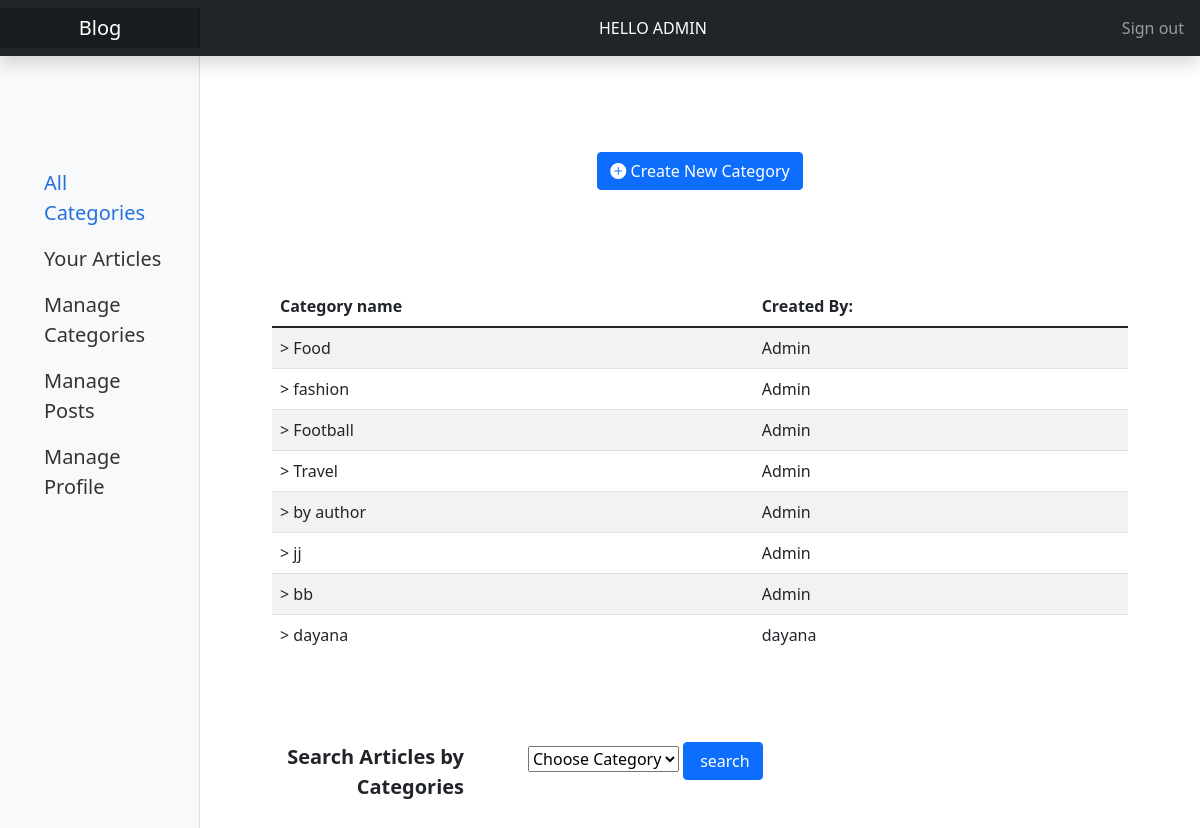
/?url=/pages/categories (signed in), run on the app's committed database.
### tables this page shows
CREATE TABLE `category` (
  `categoryID` int(11) NOT NULL,
  `userID` int(11) NOT NULL,
  `name` varchar(255) NOT NULL
);

CREATE TABLE `users` (
  `userID` int(11) NOT NULL,
  `username` varchar(255) NOT NULL,
  `email` varchar(255) NOT NULL,
  `type` varchar(255) NOT NULL,
  `password` varchar(255) NOT NULL
);

### controllers/Pages.php (called while the page is built, shortened)
<?php
class Pages extends Controller {
    public function categories() {
        $this->view('categories');
    }
}

### utility/core.php (called while the page is built, shortened)
<?php
  class Core {
    protected $currentMethod = 'index';
    public function __construct(){
      $url = $this->getUrl();
      if(file_exists('controllers/' . ucwords($url[0]). '.php')){
        unset($url[0]);
      }
      $this->currentController = new $this->currentController;
      if(isset($url[1])){
        if(method_exists($this->currentController, $url[1])){
          $this->currentMethod = $url[1];
          unset($url[1]);
        }
      }
      $this->params = $url ? array_values($url) : [];
      call_user_func_array([$this->currentController, $this->currentMethod], $this->params);
    }
    public function getUrl(){
      if(isset($_GET['url'])){
        $url = rtrim($_GET['url'], '/');
        $url = filter_var($url, FILTER_SANITIZE_URL);
        $url = array_values(array_filter(explode('/', $url), function ($str) {
          return !empty($str);
        }));
        return $url;
      }
    }
  }

### require.php (called while the page is built, shortened)
<?php
require_once './utility/core.php';
require_once('./controllers/get.php');
$init = new Core();

### index.php (called while the page is built)
<?php
    require_once 'require.php';

### controllers/get.php (called while the page is built, shortened)
<?php
function getCategory()
{
    $database = new Database();
    $db = $database->getConnection();
    $sql = "SELECT users.username, category.name, category.categoryID FROM users INNER JOIN category ON users.userID=category.userID";
    $result = $db->query($sql);
    while ($row = $result->fetchAll(PDO::FETCH_ASSOC)) {
        return $row;
    }
}

### views/categories.php (the view, shortened to what this page needs)
<!DOCTYPE html>
<html lang="en">
<head>
    <link rel="stylesheet" href="https://cdn.jsdelivr.net/npm/bootstrap-icons@1.8.1/font/bootstrap-icons.css">
    <link href="http://localhost:8012/blog/css/main.min.css?ts=<?= time() ?>" rel="stylesheet">
</head>
<body>
    <header class="navbar navbar-dark sticky-top bg-dark flex-md-nowrap p-0 shadow">
        <a class="navbar-brand col-12 col-md-3 col-lg-2 me-0 px-3 text-center" href="http://localhost:8012/blog">Blog</a>
        <?php if (isset($_SESSION['user']['type'])) { ?>
        <div class="navbar-nav">
            <div class="nav-item text-nowrap">
                <p class="fs-6 text-white pt-3 ps-2 ps-lg-0 text-uppercase">Hello <?php echo $_SESSION['user']['username']?></p>
            </div>
        </div><?php } ?>
        <div class="navbar-nav">
            <div class="nav-item text-nowrap">
                <a class="nav-link px-3" href="http://localhost:8012/blog/?url=/users/logout">Sign out</a>
            </div>
        </div>
    </header>
    <div class="container-fluid">
        <div class="row">
            <nav id="sidebarMenu" class="col-md-3 col-lg-2 d-md-block bg-light sidebar collapse">
                <div class="position-sticky pt-3">
                    <ul class="nav flex-column fs-5 pt-lg-5 my-5 ps-lg-3">
                        <li class="nav-item">
                            <a class="nav-link active" aria-current="page" href="http://localhost:8012/blog/?url=/pages/categories">
                                All Categories
                            </a>
                        </li>
                        <?php if (isset($_SESSION['user']['type'])) { ?>
                        <li class="nav-item">
                            <a class="nav-link" href="http://localhost:8012/blog/?url=/pages/yourArticles">
                                Your Articles
                            </a>
                        </li>
                        <li class="nav-item">
                            <a class="nav-link" href="http://localhost:8012/blog/?url=/pages/ManageCategories">
                                Manage Categories
                            </a>
                        </li>
                        <li class="nav-item">
                            <a class="nav-link" href="http://localhost:8012/blog/?url=/pages/ManagePosts">
                                Manage Posts
                            </a>
                        </li>
                        <li class="nav-item">
                            <a class="nav-link" href="#">
                                Manage Profile
                            </a>
                        </li>
                        <?php } ?>
                    </ul>
                </div>
            </nav>
            <main class="col-md-9 ms-sm-auto col-lg-10 px-md-4">
                <section class="my-5">
                    <div class="container my-5">
<?php if (isset($_SESSION['user']['type'])) { ?>
                        <section>
                            <div class="container text-center">
                                <button type="button" class="bi bi-plus-circle-fill btn btn-primary my-5" data-bs-toggle="modal" data-bs-target="#addModal">
                                    Create New Category
                                </button>
                            </div>
                        </section>
                        <?php } ?>
                        <section class="my-5">
                            <div class="container">
                                <div class="table-wrapper-scroll-y my-custom-scrollbar">
                                    <table class="table table-striped">
                                        <thead>
                                            <tr>
                                                <th scope="col">Category name</th>
                                                <th scope="col">Created By:</th>
                                            </tr>
                                        </thead>
                                        <tbody>
                                            <?php require_once('./controllers/get.php');
                                            $categories = getCategory();
                                            ?>
                                            <?php foreach ($categories as $category) : ?>
                                                <tr>
                                                    <td>> <?php echo $category['name'] ?></a></td>
                                                    <td><?php echo $category['username'] ?></td>
                                                <?php endforeach; ?>
                                        </tbody>
                                    </table>
                                </div>
                            </div>
                        </section>
                        <section class="my-5">
                            <div class="container text-center">
                                <div class="row">
                                    <div class="col-lg-3 fs-5 fw-bold mt-5 pe-lg-3 text-lg-end">
                                        Search Articles by Categories
                                    </div>
                                    <div class="col-lg-9 ps-lg-5 text-lg-start mt-5">
                                        <form method="POST" id="searchPosts" onsubmit="return searchPost();">
                                            <select name="categoryID">
                                                <option value="" selected disabled>Choose Category</option>
                                            </select>
                                            <button type="submit" name="submit" class="btn btn-primary ps-3">search</button>
                                    </div>
                                </div>
                            </div>
                        </section>
                    </div>
                </section>
            </main>
        </div>
    </div>
</body>
</html>

### data on the page
category: name "Food", userID.username "Admin"
category: name "fashion", userID.username "Admin"
category: name "Football", userID.username "Admin"
category: name "Travel", userID.username "Admin"
category: name "by author", userID.username "Admin"
category: name "jj", userID.username "Admin"
category: name "bb", userID.username "Admin"
category: name "dayana", userID.username "dayana"

### other printed values
$_SESSION['user']['username'] "ADMIN"
